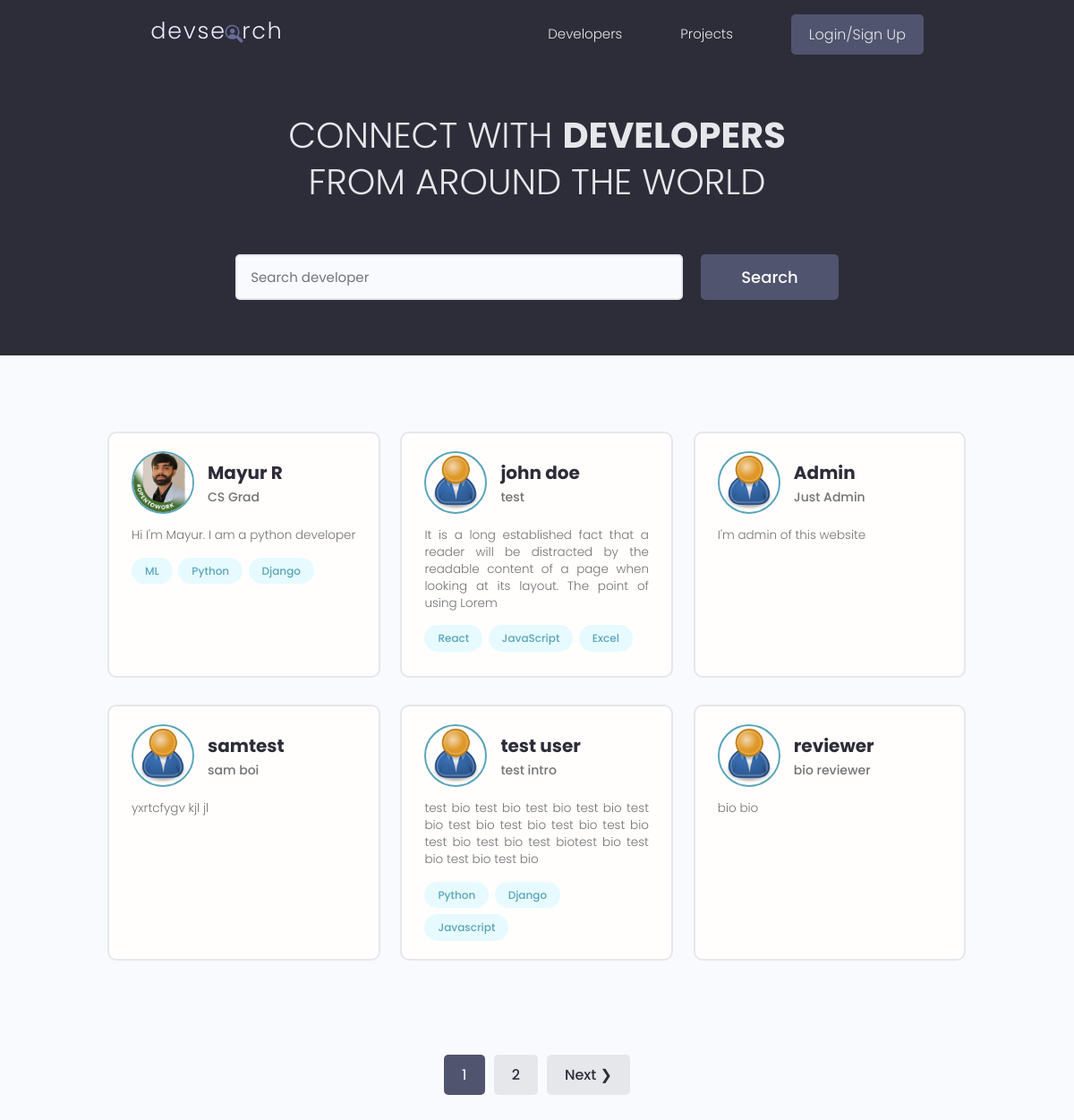
The page / on the database its author committed.
### users/models.py (models this page shows, shortened)
class Profile(models.Model):
    user=models.OneToOneField(User, on_delete=models.CASCADE, null=True,blank=True)
    name=models.CharField(max_length=200,null=True,blank=True)
    email=models.EmailField(max_length=500,null=True,blank=True)
    username=models.CharField(max_length=200,null=True,blank=True)
    location=models.CharField(max_length=200,null=True,blank=True)
    short_intro=models.CharField(max_length=200,null=True,blank=True)
    bio=models.TextField(null=True,blank=True)
    profile_image=models.ImageField(null=True,blank=True,default="profiles/user-default.png", upload_to='profiles/')
    social_github=models.CharField(max_length=200,null=True,blank=True)
    social_twitter=models.CharField(max_length=200,null=True,blank=True)
    social_linkedin=models.CharField(max_length=200,null=True,blank=True)
    social_youtube=models.CharField(max_length=200,null=True,blank=True)
    social_website=models.CharField(max_length=200,null=True,blank=True)
    created=models.DateTimeField(auto_now_add=True)
    id=models.UUIDField(default=uuid.uuid4,unique=True,primary_key=True,editable=False)
    class Meta:
        ordering=['created']

class Skill(models.Model):
    owner=models.ForeignKey(Profile,on_delete=models.CASCADE,null=True,blank=True)
    name = models.CharField(max_length=200)
    description=models.TextField(null=True,blank=True)
    created=models.DateTimeField(auto_now_add=True)
    id=models.UUIDField(default=uuid.uuid4,unique=True,primary_key=True,editable=False)

### users/views.py (the view)
# urls.py: path('',views.profiles,name="profiles"),
def profiles(request):
    profiles,search_query=searchProfiles(request)
    custom_range,profiles=paginateProfiles(request,profiles,results=6)
    context={'profiles':profiles,'search_query':search_query,'custom_range':custom_range}
    return render(request,'users/profiles.html',context)

### users/utils.py (called while the page is built)
def paginateProfiles(request,profiles,results):
    page=request.GET.get('page')
    paginator=Paginator(profiles,results)
    try:
        profiles=paginator.page(page)
    except PageNotAnInteger:
        page=1
        profiles=paginator.page(page)
    except EmptyPage:
        page=paginator.num_pages
        profiles=paginator.page(page)
    left_index=(int(page)-4)
    if left_index < 1:
        left_index=1
    right_index=(int(page)+5)
    if right_index > paginator.num_pages:
        right_index=paginator.num_pages + 1
    custom_range=range(left_index,right_index)
    return custom_range,profiles

def searchProfiles(request):
    search_query=""
    if request.GET.get('search_query'):
        search_query=request.GET.get('search_query')
    skills=Skill.objects.filter(name__icontains=search_query)
    profiles=Profile.objects.distinct().filter(
        Q(name__icontains=search_query)|
        Q(short_intro__icontains=search_query)|
        Q(skill__in=skills)
        )
    return profiles,search_query

### users/templates/users/profiles.html (shortened to what this page needs)
{% extends 'main.html' %}
{% block content %}
<main class="home">
    <section class="hero-section text-center">
      <div class="container container--narrow">
        <div class="hero-section__box">
          <h2>CONNECT WITH <span>DEVELOPERS</span></h2>
          <h2>FROM AROUND THE WORLD</h2>
        </div>
        <div class="hero-section__search">
          <form id="searchForm" class="form" action="{% url 'profiles' %}" method="get">
            <div class="form__field">
              <input class="input input--text" id="formInput#search" type="text" name="search_query"
                value="{{search_query}}" placeholder="Search developer" />
            </div>
            <input class="btn btn--sub btn--lg" type="submit" value="Search" />
          </form>
        </div>
      </div>
    </section>
    <section class="devlist">
      <div class="container">
        <div class="grid grid--three">
        {% for profile in profiles %}
          <div class="column card">
            <div class="dev">
              <a href="{% url 'user-profile' profile.id %}" class="card__body">
                <div class="dev__profile">
                  <img class="avatar avatar--md" src="{{profile.profile_image.url}}" alt="image" />
                  <div class="dev__meta">
                    <h3>{{profile.name}}</h3>
                    <h5>{{profile.short_intro|slice:"150"}}</h5>
                  </div>
                </div>
                <p class="dev__info">
                    {{profile.bio|slice:"150"}}
                </p>
                <div class="dev__skills">
                {% for skill in profile.skill_set.all|slice:"5" %}
                  <span class="tag tag--pill tag--main">
                    <small>{{skill.name}}</small>
                  </span>
                 {% endfor %}
                </div>
              </a>
            </div>
          </div>
          {% endfor %}
        </div>
      </div>
    </section>
  </main>
{% include 'pagination.html' with queryset=profiles custom_range=custom_range %}
{% endblock content%}

### static/styles/app.css (style rules this page uses)
:root { --color-sub: #2d2d39; }
.btn--sub { background-color: var(--color-sub-light); }
.card { border: 2px solid var(--color-light); }
img { width: 100%; }
.hero-section { height: 40vh; display: flex; align-items: center; background-color: var(--color-sub); }
.hero-section__box { margin-bottom: 4rem; }
.hero-section__box > h2, .hero-section__box > h2 > span { font-size: 4rem; color: var(--color-light); line-height: 1.3; text-transform: uppercase; }
.hero-section__box > h2 { font-weight: 300; }
.hero-section__box > h2 > span { font-weight: 700; }
.hero-section__search > .form { display: flex; align-items: center; justify-content: center; gap: 2rem; }
.hero-section__search > .form input.input--text { width: 50rem; }
.devlist { margin-top: 8rem; }
.devlist .grid { align-items: stretch; }
.devlist .dev .dev__profile { display: flex; align-items: center; gap: 1.5rem; }
.devlist .dev .dev__meta h3 { color: var(--color-sub); font-size: 2rem; font-weight: 700; }
.devlist .dev .dev__meta h5 { color: var(--color-text); font-size: 1.4rem; font-weight: 500; }
.devlist .dev .dev__info { margin: 1.5rem 0; font-size: 1.35rem; line-height: 1.4; text-align: justify; }

### static/uikit/styles/modules/_variables.css (style rules this page uses)
:root { --color-main: #5aa5b9; --color-main-light: #e6faff; --color-sub: #3f4156; --color-sub-light: #51546e; --color-sub-lighter: #ededfd; --color-text: #737373; --color-gray: #8b8b8b; --color-light: #e5e7eb; --color-light-gray: #767676; --color-bg: #f8fafd; --color-white: #fffefd; --color-white-light: #f3f3f3; --color-success: #359e64; --color-success-bg: #def8e8; --color-error: #fc4b0b; --color-error-bg: #fff2ee; --font-base: 'Poppins', arial, helvetica, 'Segoe UI', roboto, ubuntu, sans-serif; --font-monospace: 'Fira Code', 'Courier New', courier, monospace; --font-regular: 300; --font-medium: 500; --font-bold: 700; --generic-shadow: 1px 1px 5px #00000010; --generic-transition: all 0.3s ease-in-out; }

### static/uikit/styles/modules/_base.css (style rules this page uses)
* { margin: 0; padding: 0; box-sizing: border-box; text-rendering: optimizeLegibility; color: inherit; font-size: inherit; }
html { font-size: 50%; }
@media only screen and (min-width: 480px) { html { font-size: 56.25%; } }
@media only screen and (min-width: 1200px) { html { font-size: 62.5%; } }
body { line-height: 1.6; font-weight: 400; font-size: 1.5rem; color: var(--color-text); background-color: var(--color-bg); min-height: 100vh; }

### static/uikit/styles/modules/_typography.css (style rules this page uses)
* { font-family: var(--font-base); }
h2 { font-size: 3.6rem; font-weight: var(--font-bold); }
h3 { font-size: 3.2rem; font-weight: var(--font-medium); }
h5 { font-size: 2.4rem; font-weight: var(--font-medium); }
h5, h6 { font-weight: var(--font-regular); }
p, span, strong { font-size: 1.6rem; color: var(--color-text); font-weight: var(--font-regular); }
a { padding-bottom: 2px; text-decoration: none; display: inline-block; color: var(--color-main); font-weight: var(--font-medium); }

### static/uikit/styles/modules/_utilities.css (style rules this page uses)
.container { width: 92%; max-width: 165rem; margin: 0 auto; box-sizing: border-box; }
.container--narrow { width: 92%; max-width: 120rem; }
@media screen and (min-width: 1000px) { .container { width: 90%; } }
@media screen and (min-width: 1000px) { .container--narrow { width: 85%; } }
@media screen and (min-width: 1200px) { .container { width: 80%; } }
@media screen and (min-width: 1200px) { .container--narrow { width: 72%; } }
.text-center { text-align: center; }

### static/uikit/styles/modules/_avatar.css (style rules this page uses)
.avatar { border-radius: 50%; border: 2px solid var(--color-main); object-fit: cover; }
.avatar--md { height: 7rem; width: 7rem; }

### static/uikit/styles/modules/_button.css (style rules this page uses)
.btn { display: inline-block; position: relative; cursor: pointer; background-color: var(--color-light); font-weight: var(--font-medium); color: var(--color-sub); text-decoration: none; padding: 1rem 2rem; border-radius: 0.5rem; border: none; width: -webkit-fit-content; width: -moz-fit-content; width: fit-content; height: -webkit-fit-content; height: -moz-fit-content; height: fit-content; font-size: 1.6rem; outline-width: 0; outline-color: transparent; -webkit-backface-visibility: hidden; backface-visibility: hidden; transition: all 0.3s ease-in-out; }
.btn--sub { background-color: var(--color-sub); color: var(--color-white); }
.btn--lg { font-size: 1.8rem; padding: 1.2rem 4.5rem; }

### static/uikit/styles/modules/_card.css (style rules this page uses)
.card { border-radius: 1rem; background-color: var(--color-white); border: 1.5px solid var(--color-light); width: auto; height: auto; margin-top: 0.5rem; margin-bottom: 0.5rem; overflow: hidden; }
.card__body, .card__header { padding: 2rem 2.5rem; }

### rows shown on the page
Profile: profile_image (picture), name "Mayur R", short_intro "CS Grad", bio "Hi I'm Mayur. I am a python developer"
Skill: name "ML"
Skill: name "Python"
Skill: name "Django"
Profile: profile_image (placeholder picture), name "john doe", short_intro "test", bio "It is a long established fact that a reader will be distracted by the readable content of a page when looking at its layout. The point of using Lorem"
Skill: name "React"
Skill: name "JavaScript"
Skill: name "Excel"
Profile: profile_image (placeholder picture), name "Admin", short_intro "Just Admin", bio "I'm admin of this website"
Profile: profile_image (placeholder picture), name "samtest", short_intro "sam boi", bio "yxrtcfygv kjl jl"
Profile: profile_image (placeholder picture), name "test user", short_intro "test intro", bio "test bio test bio test bio test bio test bio test bio test bio test bio test bio test bio test bio test biotest bio test bio test bio test bio"
Skill: name "Python"
Skill: name "Django"
Skill: name "Javascript"
Profile: profile_image (placeholder picture), name "reviewer", short_intro "bio reviewer", bio "bio bio"

### other values the page prints
{{ page }} "1"
{{ page }} "2"
